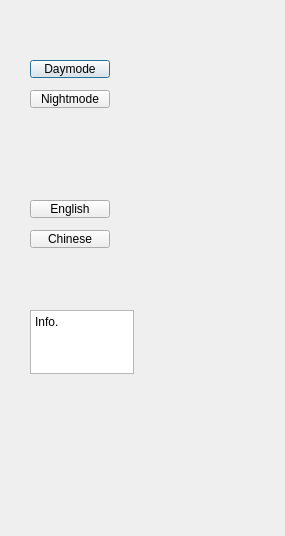
<?xml version="1.0" encoding="UTF-8"?>
<ui version="4.0">
 <class>Dialog</class>
 <widget class="QDialog" name="Dialog">
  <property name="geometry">
   <rect>
    <x>0</x>
    <y>0</y>
    <width>285</width>
    <height>536</height>
   </rect>
  </property>
  <property name="windowTitle">
   <string>Dialog</string>
  </property>
  <widget class="QPushButton" name="pushButton">
   <property name="geometry">
    <rect>
     <x>30</x>
     <y>60</y>
     <width>80</width>
     <height>18</height>
    </rect>
   </property>
   <property name="text">
    <string>Daymode</string>
   </property>
  </widget>
  <widget class="QPushButton" name="pushButton_2">
   <property name="geometry">
    <rect>
     <x>30</x>
     <y>90</y>
     <width>80</width>
     <height>18</height>
    </rect>
   </property>
   <property name="text">
    <string>Nightmode</string>
   </property>
  </widget>
  <widget class="QPushButton" name="pushButton_3">
   <property name="geometry">
    <rect>
     <x>30</x>
     <y>200</y>
     <width>80</width>
     <height>18</height>
    </rect>
   </property>
   <property name="text">
    <string>English</string>
   </property>
  </widget>
  <widget class="QPushButton" name="pushButton_4">
   <property name="geometry">
    <rect>
     <x>30</x>
     <y>230</y>
     <width>80</width>
     <height>18</height>
    </rect>
   </property>
   <property name="text">
    <string>Chinese</string>
   </property>
  </widget>
  <widget class="QTextEdit" name="textEdit">
   <property name="geometry">
    <rect>
     <x>30</x>
     <y>310</y>
     <width>104</width>
     <height>64</height>
    </rect>
   </property>
   <property name="html">
    <string>&lt;!DOCTYPE HTML PUBLIC &quot;-//W3C//DTD HTML 4.0//EN&quot; &quot;http://www.w3.org/TR/REC-html40/strict.dtd&quot;&gt;
&lt;html&gt;&lt;head&gt;&lt;meta name=&quot;qrichtext&quot; content=&quot;1&quot; /&gt;&lt;meta charset=&quot;utf-8&quot; /&gt;&lt;style type=&quot;text/css&quot;&gt;
p, li { white-space: pre-wrap; }
hr { height: 1px; border-width: 0; }
li.unchecked::marker { content: &quot;\2610&quot;; }
li.checked::marker { content: &quot;\2612&quot;; }
&lt;/style&gt;&lt;/head&gt;&lt;body style=&quot; font-family:'Microsoft YaHei UI'; font-size:9pt; font-weight:400; font-style:normal;&quot;&gt;
&lt;p style=&quot; margin-top:0px; margin-bottom:0px; margin-left:0px; margin-right:0px; -qt-block-indent:0; text-indent:0px;&quot;&gt;Info.&lt;/p&gt;&lt;/body&gt;&lt;/html&gt;</string>
   </property>
  </widget>
 </widget>
 <resources/>
 <connections/>
</ui>
